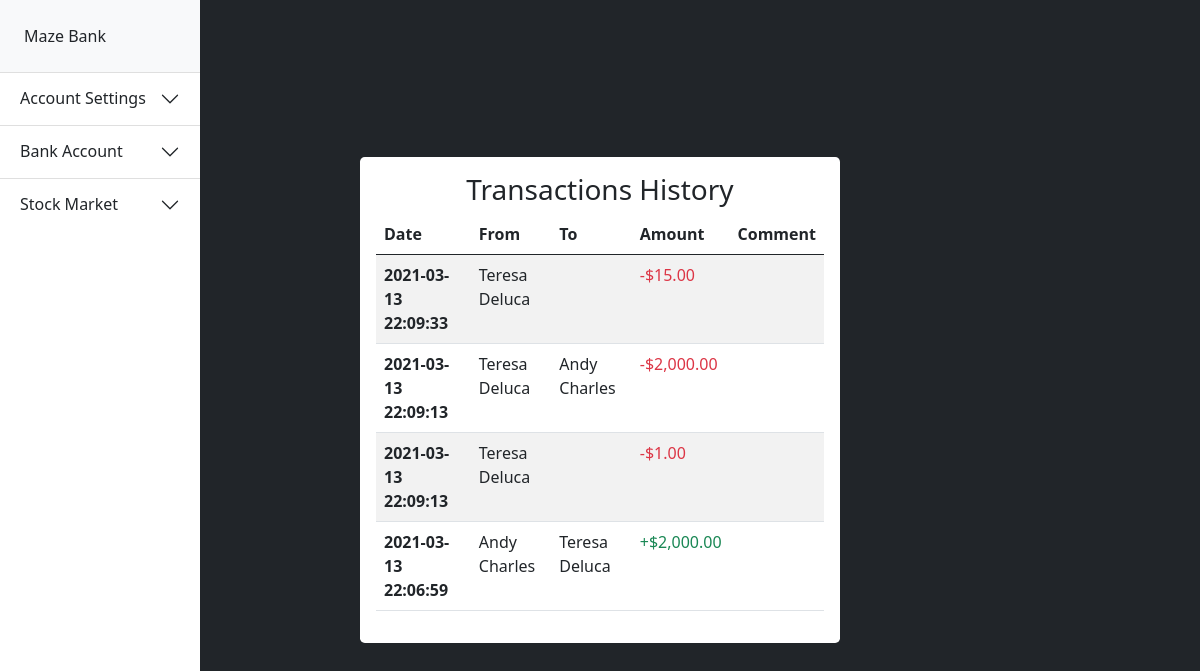
Screenshot of /operations_history (signed in) with the database file from the repository.
### tables this page shows
CREATE TABLE 'transfer_history' (id INTEGER PRIMARY KEY, from_id INTEGER NOT NULL, to_id INTEGER NOT NULL,'amount_trans' REAL NOT NULL, date TIMESTAMP DEFAULT CURRENT_TIMESTAMP NOT NULL, 'comment' text);

CREATE TABLE 'users' (id INTEGER, firstname TEXT NOT NULL, lastname TEXT NOT NULL, idNumber TEXT NOT NULL, email TEXT NOT NULL, phone TEXT NOT NULL, address TEXT NOT NULL, zip TEXT NOT NULL, city INTEGER NOT NULL, hash TEXT NOT NULL, 'time'  timestamp NOT NULL DEFAULT CURRENT_TIMESTAMP  , 'is_closed' INTEGER NOT NULL DEFAULT 0, 'closing_date' datetime DEFAULT NULL, PRIMARY KEY(id));

### application.py (the view)
@app.route("/operations_history")
@login_required
def operations_history():
    rows = db.execute("SELECT t1.date as date, t1.from_id as from_id, t4.firstname as send_first, t4.lastname as send_last, t2.user_id as to_id, t3.firstname as rec_first, t3.lastname as rec_last, t1.amount_trans as amount, t1.comment as comment\
    FROM transfer_history as t1 \
    LEFT JOIN bank_accounts as t2 ON t1.to_id=t2.bank_account \
    LEFT JOIN users as t3 ON t2.user_id=t3.id \
    LEFT JOIN users as t4 ON t1.from_id=t4.id \
    WHERE from_id=? OR t2.user_id=? ORDER by t1.date DESC;", session["user_id"], session["user_id"])
    return render_template("op_history.html", rows=rows, user=session["user_id"], usd=usd)

### application.py (called while the page is built)
@app.after_request
def after_request(response):
    response.headers["Cache-Control"] = "no-cache, no-store, must-revalidate"
    response.headers["Expires"] = 0
    response.headers["Pragma"] = "no-cache"
    return response

### helpers.py (called while the page is built)
def login_required(f):
    @wraps(f)
    def decorated_function(*args, **kwargs):
        if session.get("user_id") is None:
            return redirect("/login")
        return f(*args, **kwargs)
    return decorated_function

def usd(value):
    return f"${value:,.2f}"

### templates/op_history.html (shortened to what this page needs)
{% extends "layout.html" %}
{% block main %}
<div class="row vh-100 align-items-center">
    <div class="col-5 p-3 bg-white rounded-3 mx-auto">
      <h3 class="text-center">Transactions History</h3>
      <table class="table table-striped">
  <thead>
    <tr>
      <th scope="col">Date</th>
      <th scope="col">From</th>
      <th scope="col">To</th>
      <th scope="col">Amount</th>
      <th scope="col">Comment</th>
    </tr>
  </thead>
  <tbody>
    {% for row in rows %}
    <tr>
      <th scope="row">{{row.date}}</th>
      <td>{{row.send_first}} {{row.send_last}}</td>
      <td>{% if row.rec_first and row.rec_last %} {{row.rec_first}} {{row.rec_last}} {% endif %}</td>
      <td class="{% if row.from_id==user%}text-danger">-{{usd(row.amount)}} {% endif %}
          {% if row.from_id!=user%}text-success">+{{usd(row.amount)}} {% endif %}</td>
      <td>{{row.COMMENT}}</td>
    </tr>
    {% endfor %}
  </tbody>
</table>
        </div>
</div>
{%endblock%}

### templates/layout.html (shortened to what this page needs)
<!doctype html>
<html lang="en">
  <head>
    <link href="https://cdn.jsdelivr.net/npm/bootstrap@5.0.0-beta2/dist/css/bootstrap.min.css" rel="stylesheet">
    <link rel="stylesheet" href="https://cdn.jsdelivr.net/npm/bootstrap-icons@1.4.0/font/bootstrap-icons.css">
  </head>
  <body class="bg-dark vh-100">
      <div class="container-fluid vh-100">
        <div class="row vh-100">
            <div class="col-2 bg-white p-0 fixed-top vh-100">
                <div class="accordion accordion-flush" id="accordionFlushExample">
                  <div class="accordion-item">
                        <a href="/" class="text-decoration-none">
                          <div class="p-4 bg-light text-dark text-decoration-none">
                            Maze Bank
                          </div>
                        </a>
                    </div>
                    <div class="accordion-item">
                      <h2 class="accordion-header" id="flush-headingOne">
                        <button class="accordion-button collapsed" type="button" data-bs-toggle="collapse" data-bs-target="#flush-collapseOne" aria-expanded="false" aria-controls="flush-collapseOne">
                          Account Settings
                        </button>
                      </h2>
                    </div>
                    <div class="accordion-item">
                      <h2 class="accordion-header" id="flush-headingTwo">
                        <button class="accordion-button collapsed" type="button" data-bs-toggle="collapse" data-bs-target="#flush-collapseTwo" aria-expanded="false" aria-controls="flush-collapseTwo">
                          Bank Account
                        </button>
                      </h2>
                    </div>
                    <div class="accordion-item">
                      <h2 class="accordion-header" id="flush-headingThree">
                        <button class="accordion-button collapsed" type="button" data-bs-toggle="collapse" data-bs-target="#flush-collapseThree" aria-expanded="false" aria-controls="flush-collapseThree">
                          Stock Market
                        </button>
                      </h2>
                    </div>
                  </div>
            </div>
            <div class="col">
                <div class="container-fluid">
                  {% block main %}
                  {% endblock %}
                </div>
            </div>
          </div>
      </div>
  </body>
</html>

### rows the page displays
transfer_history: date "2021-03-13 22:09:33", send_first "Teresa", send_last "Deluca", amount_trans "$15.00"
transfer_history: date "2021-03-13 22:09:13", send_first "Teresa", send_last "Deluca", rec_first "Andy", rec_last "Charles", amount_trans "$2,000.00"
transfer_history: date "2021-03-13 22:09:13", send_first "Teresa", send_last "Deluca", amount_trans "$1.00"
transfer_history: date "2021-03-13 22:06:59", send_first "Andy", send_last "Charles", rec_first "Teresa", rec_last "Deluca", amount_trans "$2,000.00"
